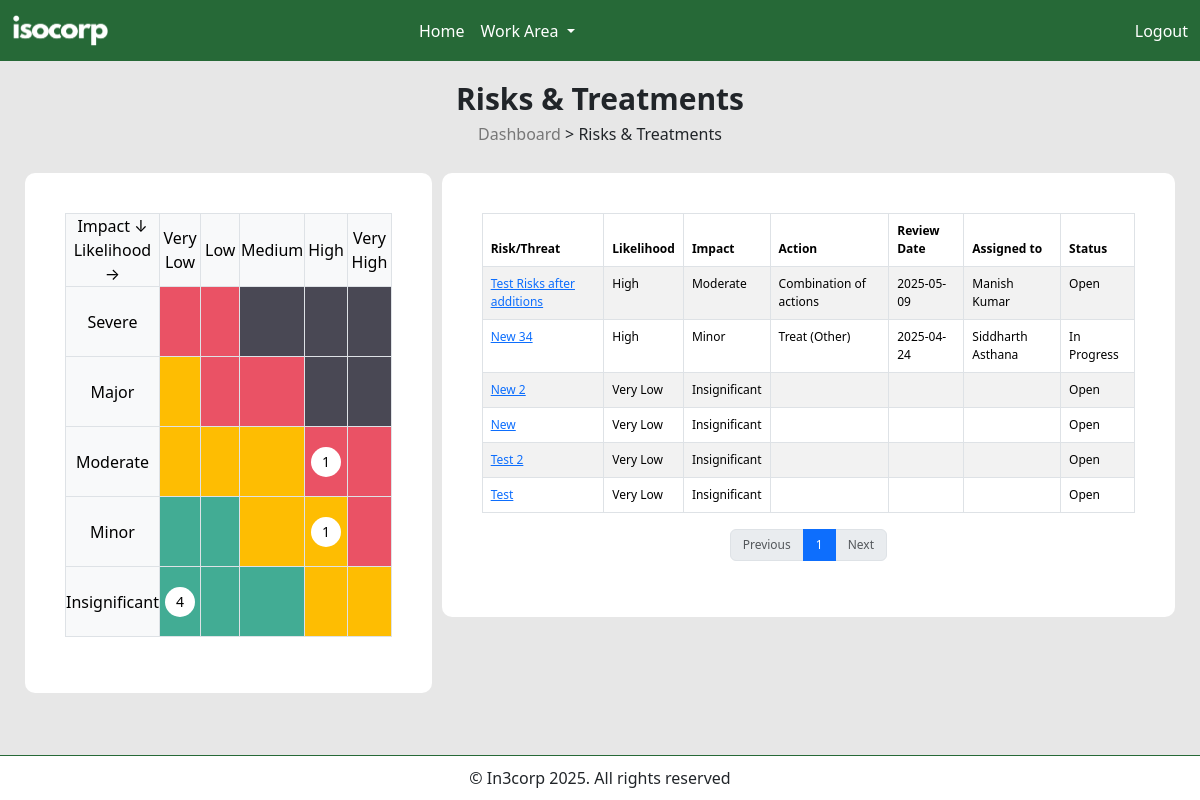
Screenshot of /risks-treatments.php?edit=error with the database file from the repository.
### tables this page shows
CREATE TABLE `risks` (
  `risks_id` int(11) NOT NULL,
  `risks_name` varchar(255) NOT NULL,
  `risks_description` blob,
  `risks_likelihood` varchar(50) DEFAULT NULL,
  `risks_impact` varchar(50) DEFAULT NULL,
  `risks_status` varchar(50) DEFAULT NULL,
  `risks_created_at` timestamp NULL DEFAULT CURRENT_TIMESTAMP,
  `risks_created_by` varchar(50) DEFAULT NULL,
  `risks_action` varchar(100) DEFAULT NULL,
  `risks_review_date` varchar(100) DEFAULT NULL,
  `risks_assigned_to` varchar(100) DEFAULT NULL,
  `risks_updated_at` timestamp NULL DEFAULT CURRENT_TIMESTAMP ON UPDATE CURRENT_TIMESTAMP
);

### risks-treatments.php (the view, shortened to what this page needs)
<?php
include 'includes/header.php';
include 'includes/navbar.php';
include 'includes/connection.php';
$risks = $connection->query("SELECT risks_likelihood, risks_impact FROM risks");
$heatmap = [];
$likelihood_levels = ['Very Low', 'Low', 'Medium', 'High', 'Very High'];
$impact_levels = ['Insignificant', 'Minor', 'Moderate', 'Major', 'Severe'];
foreach ($impact_levels as $impact) {
    foreach ($likelihood_levels as $likelihood) {
        $heatmap[$impact][$likelihood] = 0;
    }
}
while ($row = $risks->fetch_assoc()) {
    $heatmap[$row['risks_impact']][$row['risks_likelihood']]++;
}
$color_map = [
    'Very Low' => [
        'Insignificant' => '#42AC94',
        'Minor' => '#42AC94',
        'Moderate' => '#FEBD02',
        'Major' => '#FEBD02',
        'Severe' => '#EA5265'
    ],
    'Low' => [
        'Insignificant' => '#42AC94',
        'Minor' => '#42AC94',
        'Moderate' => '#FEBD02',
        'Major' => '#EA5265',
        'Severe' => '#EA5265'
    ],
    'Medium' => [
        'Insignificant' => '#42AC94',
        'Minor' => '#FEBD02',
        'Moderate' => '#FEBD02',
        'Major' => '#EA5265',
        'Severe' => '#494854'
    ],
    'High' => [
        'Insignificant' => '#FEBD02',
        'Minor' => '#FEBD02',
        'Moderate' => '#EA5265',
        'Major' => '#494854',
        'Severe' => '#494854'
    ],
    'Very High' => [
        'Insignificant' => '#FEBD02',
        'Minor' => '#EA5265',
        'Moderate' => '#EA5265',
        'Major' => '#494854',
        'Severe' => '#494854'
    ],
];
?>
<div class="dashboard-container">
    <div class="screen-name-container mb-3">
        <h1>Risks & Treatments</h1>
        <h2><a href="dashboard.php">Dashboard</a> > Risks & Treatments</h2>
    </div>
    <div class="risk-treatment-divider mb-5">
        <div class="table-container" style="flex: 1; margin: 5px;">
            <table class="table table-bordered text-center heatmap-table">
                <thead>
                    <tr>
                        <th rowspan="2" style="font-size: 12px;">Impact ↓ <br> Likelihood →</th>
                        <?php foreach ($likelihood_levels as $level) : ?>
                            <th style="font-size: 12px;"><?= $level ?></th>
                        <?php endforeach; ?>
                    </tr>
                </thead>
                <tbody>
                    <?php foreach (array_reverse($impact_levels) as $impact) : ?>
                        <tr>
                            <th style="font-size: 12px;"><?= $impact ?></th>
                            <?php foreach ($likelihood_levels as $likelihood) :
                                $count = $heatmap[$impact][$likelihood];
                                $color = $color_map[$likelihood][$impact];
                            ?>
                                <td style="background-color: <?= $color ?>; color: black; text-align: center; vertical-align: middle;">
                                    <?php if ($count > 0) : ?>
                                        <div style="display: inline-flex; align-items: center; justify-content: center;
                    width: 30px; height: 30px; border-radius: 50%; background-color: #fff;">
                                            <?= $count ?>
                                        </div>
                                    <?php endif; ?>
                                </td>
                            <?php endforeach; ?>
                        </tr>
                    <?php endforeach; ?>
                </tbody>
            </table>
        </div>
        <div class="table-responsive table-container" style="margin: 5px; flex: 2;">
            <table class="table table-bordered table-striped">
                <thead>
                    <tr class="risk-details-headers">
                        <th style="font-size: 12px !important; font-weight: 600 !important;">Risk/Threat</th>
                        <th style="font-size: 12px !important; font-weight: 600 !important;">Likelihood</th>
                        <th style="font-size: 12px !important; font-weight: 600 !important;">Impact</th>
                        <th style="font-size: 12px !important; font-weight: 600 !important;">Action</th>
                        <th style="font-size: 12px !important; font-weight: 600 !important;">Review Date</th>
                        <th style="font-size: 12px !important; font-weight: 600 !important;">Assigned to</th>
                        <th style="font-size: 12px !important; font-weight: 600 !important;">Status</th>
                    </tr>
                </thead>
                <tbody>
                    <?php
                    $limit = 10;
                    $page = isset($_GET['page']) ? max(1, intval($_GET['page'])) : 1;
                    $offset = ($page - 1) * $limit;
                    $total_risks_query = $connection->query("SELECT COUNT(*) as total FROM risks");
                    $total_risks = $total_risks_query->fetch_assoc()['total'];
                    $total_pages = max(1, ceil($total_risks / $limit));
                    $risks = $connection->query("SELECT * FROM risks ORDER BY risks_created_at DESC LIMIT $limit OFFSET $offset");
                    while ($row = $risks->fetch_assoc()):
                    ?>
                        <tr class="risk-details-content">
                            <td>
                                <a href="risks-details.php?id=<?= $row['risks_id'] ?>" class="text-primary">
                                    <?= htmlspecialchars($row['risks_name']) ?>
                                </a>
                            </td>
                            <td><?= $row['risks_likelihood'] ?></td>
                            <td><?= $row['risks_impact'] ?></td>
                            <td><?= $row['risks_action'] ?></td>
                            <td><?= $row['risks_review_date'] ?></td>
                            <td><?= $row['risks_assigned_to'] ?></td>
                            <td><?= $row['risks_status'] ?></td>
                        </tr>
                    <?php endwhile; ?>
                </tbody>
            </table>
            <div class="d-flex justify-content-center align-items-center mt-2">
                <nav aria-label="Page navigation example">
                    <ul class="pagination">
                        <li class="page-item <?= ($page <= 1) ? 'disabled' : '' ?>">
                            <a class="page-link" style="font-size: 12px;" href="?page=<?= max(1, $page - 1) ?>">Previous</a>
                        </li>
                        <?php for ($i = 1; $i <= $total_pages; $i++): ?>
                            <li class="page-item <?= ($i == $page) ? 'active' : '' ?>">
                                <a class="page-link" style="font-size: 12px;" href="?page=<?= $i ?>"><?= $i ?></a>
                            </li>
                        <?php endfor; ?>
                        <li class="page-item <?= ($page >= $total_pages) ? 'disabled' : '' ?>">
                            <a class="page-link" style="font-size: 12px;" href="?page=<?= min($total_pages, $page + 1) ?>">Next</a>
                        </li>
                    </ul>
                </nav>
            </div>
        </div>
    </div>
</div>
<?php include 'includes/footer.php' ?>

### assets/styles.css (style rules this page uses)
body { background-color: #e7e7e7; }
.dashboard-container { padding: 20px; }
.screen-name-container { width: 100%; display: flex; justify-content: center; align-items: center; flex-direction: column; }
.screen-name-container h1 { font-size: 30px; font-weight: 700; }
.screen-name-container h2 { font-size: 16px; }
.screen-name-container a { font-size: 16px; text-decoration: none; color: #777; }
.clause-content td, th { font-size: 16px !important; font-weight: 500 !important; margin: 0; margin-bottom: 10px; }
.table-container { background-color: #fff; padding: 40px; border-radius: 10px; }
.risk-treatment-divider { display: flex; justify-content: center; align-items: flex-start; }
.heatmap-table { width: 100%; border-collapse: collapse; }
.heatmap-table th, .heatmap-table td { padding: 0; font-weight: 400 !important; font-size: 14px; text-align: center !important; vertical-align: middle !important; }
.heatmap-table td { width: 70px; height: 70px; text-align: center; color: #fff; }
.heatmap-table th { background-color: #f8f9fa; }
.risk-details-headers th { font-weight: 600; font-size: 12px; }
.risk-details-content td { font-size: 12px; }

### rows the page displays
risks: risks_name "Test Risks after additions", risks_likelihood "High", risks_impact "Moderate", risks_action "Combination of actions", risks_review_date "2025-05-09", risks_assigned_to "Manish Kumar", risks_status "Open"
risks: risks_name "New 34", risks_likelihood "High", risks_impact "Minor", risks_action "Treat (Other)", risks_review_date "2025-04-24", risks_assigned_to "Siddharth Asthana", risks_status "In Progress"
risks: risks_name "New 2", risks_likelihood "Very Low", risks_impact "Insignificant", risks_status "Open"
risks: risks_name "New", risks_likelihood "Very Low", risks_impact "Insignificant", risks_status "Open"
risks: risks_name "Test 2", risks_likelihood "Very Low", risks_impact "Insignificant", risks_status "Open"
risks: risks_name "Test", risks_likelihood "Very Low", risks_impact "Insignificant", risks_status "Open"

### other values shown
$level "Very Low"
$level "Low"
$level "Medium"
$level "High"
$level "Very High"
$impact "Severe"
$impact "Major"
$impact "Moderate"
$count "1"
$impact "Minor"
$impact "Insignificant"
$count "4"
